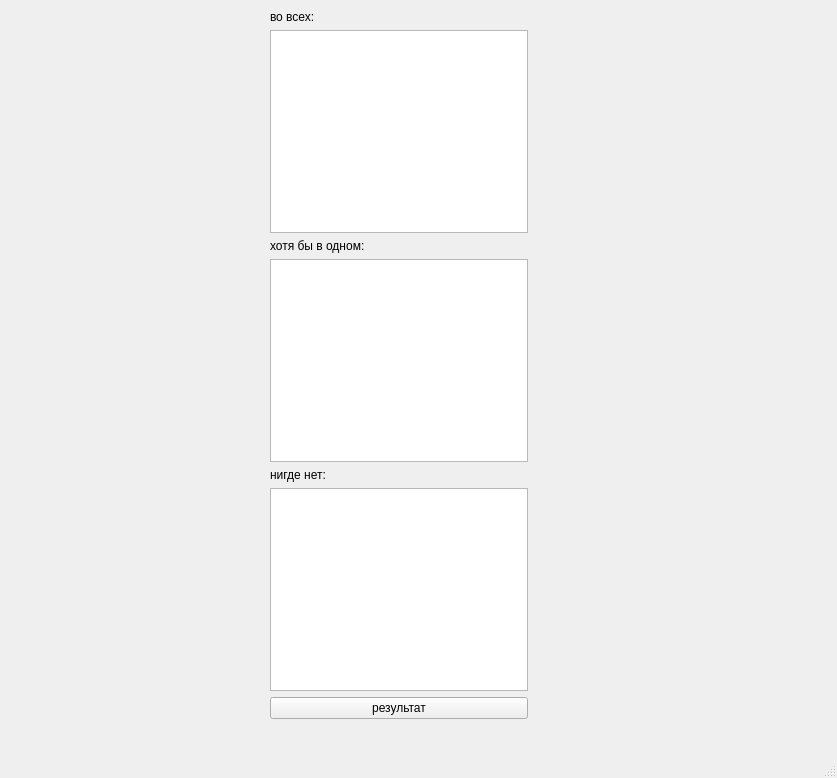
<?xml version="1.0" encoding="UTF-8"?>
<ui version="4.0">
 <class>MainWindow</class>
 <widget class="QMainWindow" name="MainWindow">
  <property name="geometry">
   <rect>
    <x>0</x>
    <y>0</y>
    <width>837</width>
    <height>778</height>
   </rect>
  </property>
  <property name="windowTitle">
   <string>MainWindow</string>
  </property>
  <widget class="QWidget" name="centralwidget">
   <widget class="QWidget" name="">
    <property name="geometry">
     <rect>
      <x>270</x>
      <y>10</y>
      <width>258</width>
      <height>709</height>
     </rect>
    </property>
    <layout class="QVBoxLayout" name="verticalLayout">
     <item>
      <widget class="QLabel" name="label">
       <property name="text">
        <string>во всех:</string>
       </property>
      </widget>
     </item>
     <item>
      <widget class="QTextEdit" name="textEdit"/>
     </item>
     <item>
      <widget class="QLabel" name="label_2">
       <property name="text">
        <string>хотя бы в одном:</string>
       </property>
      </widget>
     </item>
     <item>
      <widget class="QTextEdit" name="textEdit_2"/>
     </item>
     <item>
      <widget class="QLabel" name="label_3">
       <property name="text">
        <string>нигде нет:</string>
       </property>
      </widget>
     </item>
     <item>
      <widget class="QTextEdit" name="textEdit_3"/>
     </item>
     <item>
      <widget class="QPushButton" name="pushButton">
       <property name="text">
        <string>результат</string>
       </property>
      </widget>
     </item>
    </layout>
   </widget>
  </widget>
  <widget class="QMenuBar" name="menubar">
   <property name="geometry">
    <rect>
     <x>0</x>
     <y>0</y>
     <width>837</width>
     <height>26</height>
    </rect>
   </property>
  </widget>
  <widget class="QStatusBar" name="statusbar"/>
 </widget>
 <resources/>
 <connections/>
</ui>
